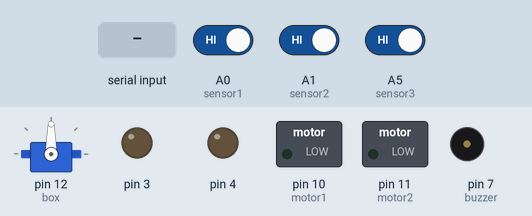
The sketch below on a simulated Arduino Uno, built with avr-gcc and run on an emulated ATmega328P. Parts: servo, switched loads named in the sketch (green lamp = pin HIGH), output pins drawn as LEDs (lit = HIGH), buzzer (waves = sounding). Inputs (shaded band) come from the test bench; at power-on: A0 (sensor1) HIGH, A1 (sensor2) HIGH, A5 (sensor3) HIGH. What the sketch prints to the serial monitor is not drawn.

Above: at 1.2 s.
1.3 s: "FORWARD" received over the second serial link
At 1.7 s:
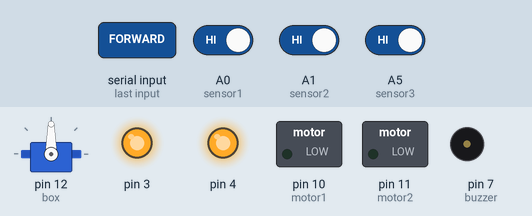
2.8 s: A0 (sensor1) driven LOW
At 4.0 s:
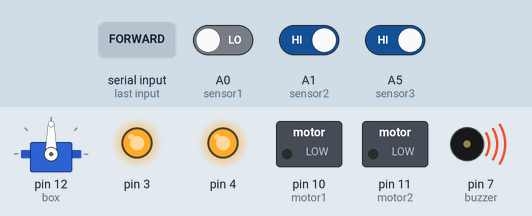
4.3 s: "BACK" received over the second serial link
At 5.1 s:
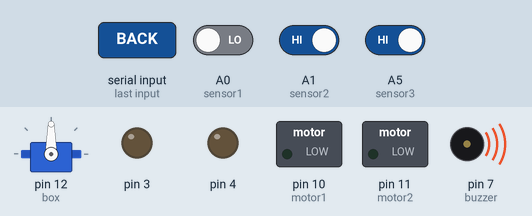
5.8 s: "LEFT" received over the second serial link
At 6.2 s:
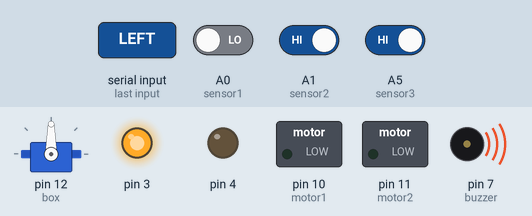
7.8 s: "RIGHT" received over the second serial link
At 8.2 s:
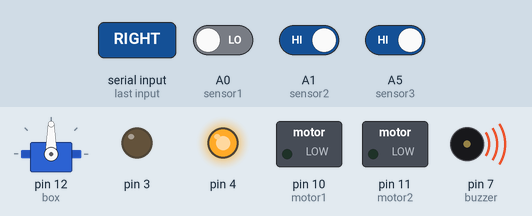
9.8 s: A0 (sensor1) driven HIGH
At 10.6 s:
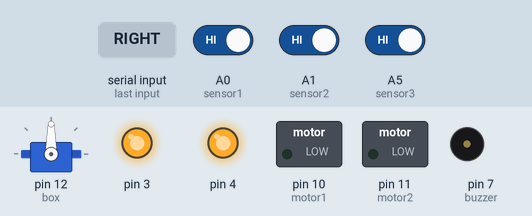
Timing chart, 0 to 12.3 s (numbered marks = the images above; inputs shaded):
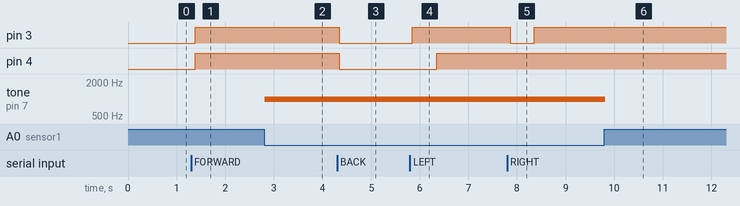

The sketch:

fire_robo_code.ino
```cpp
#include<Servo.h>
#include<SoftwareSerial.h>
Servo box;
SoftwareSerial BT(0, 1); //TX, RX respetively
String readdata;
int pos = 0;
int p;
int motor1 = 10;
int motor2 = 11;
int sensor1 = A0;
int sensor2 = A1;
int sensor3 = A5;
int buzzer = 7;
void setup() {
  BT.begin(9600);
  Serial.begin(9600);
  pinMode(sensor1, INPUT);
  pinMode(sensor2, INPUT);
  pinMode(sensor3, INPUT);
  pinMode(buzzer, INPUT);
  pinMode(motor1, OUTPUT);
  pinMode(motor2, OUTPUT);
  pinMode(3,OUTPUT);
  pinMode(4,OUTPUT);
  //pinMode(5,OUTPUT);
  //pinMode(6,OUTPUT);
  box.attach(12);
  // put your setup code here, to run once
}

void loop() {
  int value1 = digitalRead(sensor1);
  int value2 = digitalRead(sensor2);
  int value3 = digitalRead(sensor3);      // put your main code here, to run repeatedly:
  Serial.println(value1);
  Serial.println(value2);
  Serial.println(value3);
  if (value1 == 0 || value2 == 0 || value3 == 0) {
    tone(buzzer, 1000);
  }
  else {
    noTone(buzzer);
  }
  while (BT.available())
  {
  delay(10);
  char c = BT.read();
  readdata += c;
  }
  if (readdata.length() > 0) {
    Serial.println(readdata);

  if(readdata == "FORWARD")
  {
    Serial.println("FORWARD");
    digitalWrite(3, HIGH);
    digitalWrite(4, HIGH);
    delay(100);
    if(readdata == "SRIGHT")
    {
    box.write(180);
    Serial.println("SRIGHT");
    }
    else if(readdata == "SLEFT")
    {
    box.write(0);
    Serial.println("SLEFT");
    }
    if(readdata == "SPRAYON")
    {
      digitalWrite(motor2, HIGH);
      Serial.println("SPRAYON");
    }
    else if(readdata == "SPRAYOFF")
    {
      digitalWrite(motor2, LOW);
      Serial.println("SPRAYOFF");
    }
  }

  else if(readdata == "BACK")
  {
    Serial.println("BACKWARD");
    digitalWrite(3, LOW);
    digitalWrite(4, LOW);
    delay(100);
    if(readdata == "SRIGHT")
    {
    box.write(180);
    Serial.println("SRIGHT");
    }
    else if(readdata == "SLEFT")
    {
    box.write(0);
    Serial.println("SLEFT");
    }
    if(readdata == "SPRAYON")
    {
      digitalWrite(motor2, HIGH);
      Serial.println("SPRAYON");
    }
    else if(readdata == "SPRAYOFF")
    {
      digitalWrite(motor2, LOW);
      Serial.println("SPRAYOFF");
    }
  }
  else if (readdata == "LEFT")
  {
    Serial.println("LEFT");
    digitalWrite (3,HIGH);
    digitalWrite (4,LOW);
    delay (500);
    digitalWrite (4,HIGH);
    if(readdata == "SRIGHT")
    {
    box.write(180);
    Serial.println("SRIGHT");
    }
    else if(readdata == "SLEFT")
    {
    box.write(0);
    Serial.println("SLEFT");
    }
    if(readdata == "SPRAYON")
    {
      digitalWrite(motor2, HIGH);
      Serial.println("SPRAYON");
    }
    else if(readdata == "SPRAYOFF")
    {
      digitalWrite(motor2, LOW);
      Serial.println("SPRAYOFF");
    }

  }

 else if ( readdata == "RIGHT")
 {
   Serial.println("RIGHT");
   digitalWrite (3, LOW);
   digitalWrite (4, HIGH);
   delay (500);
   digitalWrite (3,HIGH);
   if(readdata == "SRIGHT")
    {
    box.write(180);
    Serial.println("SRIGHT");
    }
    else if(readdata == "SLEFT")
    {
    box.write(0);
    Serial.println("SLEFT");
    }
   if(readdata == "SPRAYON")
    {
      digitalWrite(motor2, HIGH);
      Serial.println("SPRAYON");
    }
    else if(readdata == "SPRAYOFF")
    {
      digitalWrite(motor2, LOW);
      Serial.println("SPRAYOFF");
    }
 }

 else if (readdata == "STOP")
 {
   Serial.println("STOP");
   digitalWrite (3, LOW);
   digitalWrite (4, LOW);
   delay (100);
   if(readdata == "SRIGHT")
    {
    box.write(180);
    Serial.println("SRIGHT");
    }
    else if(readdata == "SLEFT")
    {
    box.write(0);
    Serial.println("SLEFT");
    }
   if(readdata == "SPRAYON")
    {
      digitalWrite(motor2, HIGH);
      Serial.println("SPRAYON");
    }
    else if(readdata == "SPRAYOFF")
    {
       digitalWrite(motor2, LOW);
       Serial.println("SPRAYOFF");
    }
 }

readdata="";
}
}
```

Measured:
- after the input at 1.3 s, pin 3, pin 4: LOW → HIGH after 0.08 s
- after the input at 2.8 s, tone on pin 7 (buzzer): silent → 1000 Hz at once
- after the input at 4.3 s, pin 3, pin 4: HIGH → LOW at once
- after the input at 5.8 s, pin 3: LOW → HIGH after 0.05 s; pin 4: LOW → HIGH after 0.55 s
- after the input at 7.8 s, pin 3: HIGH → LOW after 0.06 s, → HIGH 0.50 s later
- after the input at 9.8 s, tone on pin 7 (buzzer): 1000 Hz → silent at once
